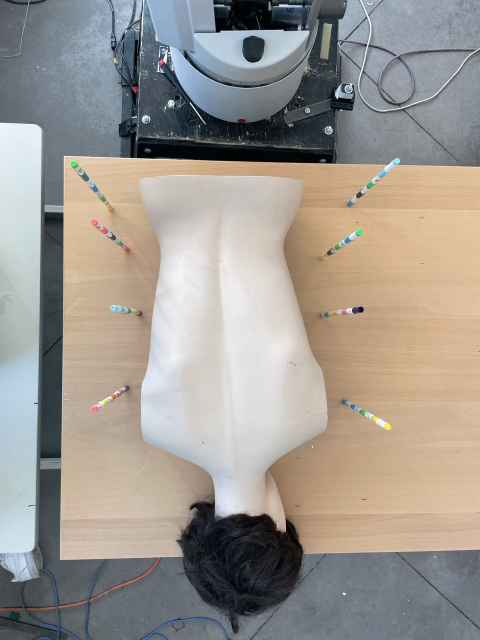
#> input picture view1.jpg, 960 x 1280 px (shown at 1/2 size)
$ python change_view.py
#> lines starting #> are read from the running program, lines starting #| are printed output that depends on the picture
import numpy as np
import cv2
import matplotlib.pyplot as plt
from matplotlib.backends.backend_agg import FigureCanvasAgg as FigureCanvas
from matplotlib.figure import Figure
from sklearn.preprocessing import normalize


def find_homography(clicks1, clicks2):
    points1 = []
    All_A = []
    # print(clicks1.shape)
    for i in range(len(clicks1)):
        xi = np.concatenate((clicks2[i, :], [1]))
        row1 = [0, 0, 0]
        row1.extend(-1 * xi)
        row1.extend(clicks1[i][1] * xi)
        row2 = []
        row2.extend(xi)
        row2.extend([0, 0, 0])
        row2.extend(-clicks1[i][0] * xi)

        All_A.append(row2)
        All_A.append(row1)

    All_A = np.array(All_A)
    u, s, vh = np.linalg.svd(All_A, full_matrices=True)
    h = vh[-1, :]
    Final_H = h.reshape((3, 3))
    Final_H = Final_H / Final_H[-1][-1]
    # print("===>", Final_H.shape)
    return Final_H

def apply_perspective(image, homography, check_points=[]):
    warped = cv2.warpPerspective(image, homography, (image.shape[1], image.shape[0]))
    warped = warped.astype(np.uint8)
    fig = plt.figure()
    ax = fig.add_subplot()
    plt.imshow(warped)

    if check_points != []:
        print(homography.shape)

        check_points = np.array(check_points)
        print(check_points.shape)
        converted_points = (homography @ check_points.T).T
        print("======>")
        print(converted_points)
        for i in range(converted_points.shape[0]):
            converted_points[i][:] /= converted_points[i][-1]

        X = converted_points[:][0]
        Y = converted_points[:][1]
        ax.scatter(X, Y, s=5, c="r")
        print(converted_points)
        # converted_points[:, :] = converted_points[:, :] / converted_points[:, :]


    plt.show()

if __name__ == '__main__':
    # numper_of_points = int(input("Please enter the number of points to select: "))
    numper_of_points = 4
    image1 = cv2.imread('./view1.jpg')
#> image1 is the input picture: shape (1280, 960, 3); mean B, G, R 144.4, 151.2, 156.7
    fig = plt.figure()
    ax = fig.add_subplot()
    img1 = cv2.cvtColor(image1, cv2.COLOR_BGR2RGB)
    # [4 lines of commented-out code are left out]
    clicks1 = [(193.78571428571433, 818.2012987012987), (224.9545454545455, 608.6774891774891), (723.6558441558443, 606.9458874458874), (768.6774891774894, 856.2965367965368)]


    # clicks1 = [(795.2987987455929, 325.02789638737795), (774.8881043921972, 854.5720221115856), (148.96014422139933, 329.5636062436881), (189.7815329281907, 820.5541981892596)]
    # clicks1 = [(794.439482286421, 320.2067762169802), (722.0655976676385, 621.0107341637954), (223.36429896633967, 615.356524427953), (143.07452071737794, 324.7301440056542)]

    clicks1 = np.array(clicks1).astype(np.int64)
    # clicks1 = np.concatenate((clicks1, np.ones((numper_of_points, 1))), axis=1)

    # clicks_check = plt.ginput(numper_of_points)
    clicks_check = [[145, 326, 1], [179, 437, 1], [798, 322, 1], [714, 463, 1]]
    clicks_check = []
    image2 = cv2.imread('./view2.jpg')
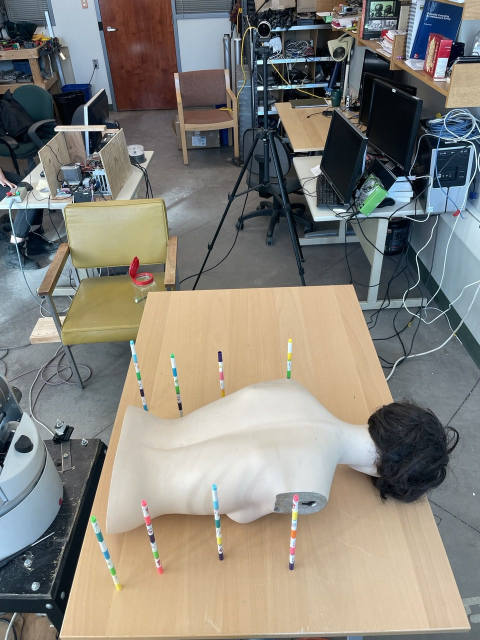
#> input picture view2.jpg, 960 x 1280 px (shown at 1/2 size)
#> image2 is the input picture: shape (1280, 960, 3); mean B, G, R 122.5, 130.2, 133.2
    fig = plt.figure()
    ax = fig.add_subplot()
    img2 = cv2.cvtColor(image2, cv2.COLOR_BGR2RGB)
    # [4 lines of commented-out code are left out]
    clicks2 = [(590.322510822511, 993.0930735930735), (424.0887445887447, 975.7770562770563), (436.2099567099567, 702.1839826839827), (573.0064935064936, 676.2099567099566)]

    # clicks2 = [(262.30689669145204, 685.6486719209029),  (579.9923313815668, 681.7586461900034), (181.91303158619849, 1039.6410134327452), (591.6624085742649, 998.1474056364852)]
    # clicks2 = [(263.04978354978357, 683.1363636363636), (437.9415584415585, 703.9155844155844), (427.5519480519481, 967.1190476190476), (183.3961038961039, 1031.1883116883116)]

    clicks2 = np.array(clicks2).astype(np.int64)
    # clicks2 = np.concatenate((clicks2, np.ones((numper_of_points, 1))), axis=1)

    Final_H = find_homography(clicks1, clicks2)
    print(Final_H)
    apply_perspective(img2, Final_H, clicks_check)
#> in apply_perspective, `warped = cv2.warpPerspective(image, homography, (image.shape[1], image..`:
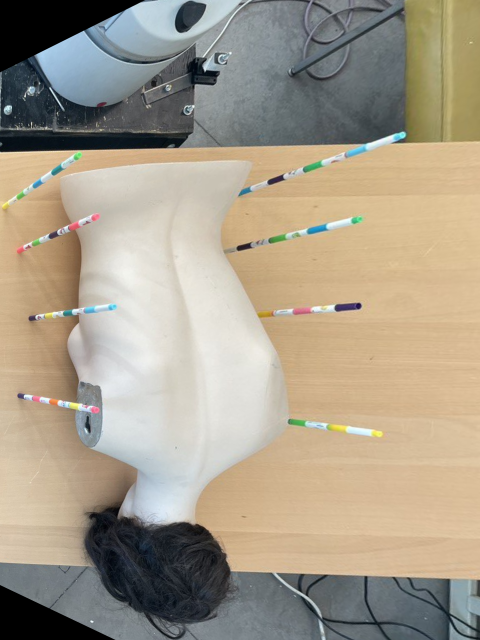
#> warped: shape (1280, 960, 3) (shown at 1/2 size); mean R, G, B 165.9, 156.1, 138.5
